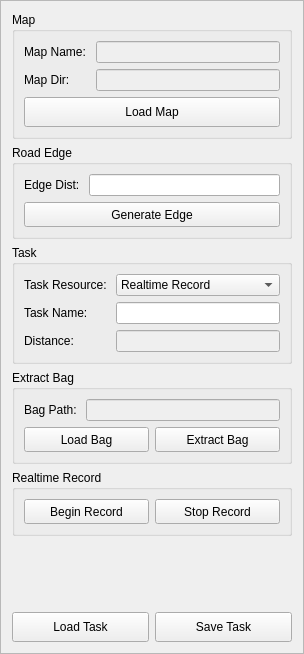
<?xml version="1.0" encoding="UTF-8"?>
<ui version="4.0">
 <class>TaskControlFrame</class>
 <widget class="QFrame" name="TaskControlFrame">
  <property name="geometry">
   <rect>
    <x>0</x>
    <y>0</y>
    <width>304</width>
    <height>654</height>
   </rect>
  </property>
  <property name="windowTitle">
   <string>Frame</string>
  </property>
  <property name="frameShape">
   <enum>QFrame::StyledPanel</enum>
  </property>
  <property name="frameShadow">
   <enum>QFrame::Raised</enum>
  </property>
  <layout class="QVBoxLayout" name="verticalLayout_4">
   <item>
    <widget class="QGroupBox" name="groupBox_map">
     <property name="title">
      <string>Map</string>
     </property>
     <layout class="QVBoxLayout" name="verticalLayout">
      <item>
       <layout class="QGridLayout" name="gridLayout">
        <item row="0" column="0">
         <widget class="QLabel" name="label">
          <property name="text">
           <string>Map Name: </string>
          </property>
         </widget>
        </item>
        <item row="0" column="1">
         <widget class="QLineEdit" name="lineEdit_map_name">
          <property name="enabled">
           <bool>false</bool>
          </property>
          <property name="readOnly">
           <bool>false</bool>
          </property>
         </widget>
        </item>
        <item row="1" column="0">
         <widget class="QLabel" name="label_2">
          <property name="text">
           <string>Map Dir: </string>
          </property>
         </widget>
        </item>
        <item row="1" column="1">
         <widget class="QLineEdit" name="lineEdit_map_dir">
          <property name="enabled">
           <bool>false</bool>
          </property>
          <property name="readOnly">
           <bool>false</bool>
          </property>
         </widget>
        </item>
       </layout>
      </item>
      <item>
       <widget class="QPushButton" name="pushButton_load_map">
        <property name="minimumSize">
         <size>
          <width>0</width>
          <height>30</height>
         </size>
        </property>
        <property name="text">
         <string>Load Map</string>
        </property>
       </widget>
      </item>
     </layout>
    </widget>
   </item>
   <item>
    <widget class="QGroupBox" name="groupBox_road_edge">
     <property name="title">
      <string>Road Edge</string>
     </property>
     <layout class="QVBoxLayout" name="verticalLayout_3">
      <item>
       <layout class="QHBoxLayout" name="horizontalLayout_4">
        <item>
         <widget class="QLabel" name="label_7">
          <property name="text">
           <string>Edge Dist: </string>
          </property>
         </widget>
        </item>
        <item>
         <widget class="QLineEdit" name="lineEdit_edge_dist">
          <property name="enabled">
           <bool>true</bool>
          </property>
          <property name="readOnly">
           <bool>false</bool>
          </property>
         </widget>
        </item>
       </layout>
      </item>
      <item>
       <widget class="QPushButton" name="pushButton_generate_edge">
        <property name="minimumSize">
         <size>
          <width>0</width>
          <height>25</height>
         </size>
        </property>
        <property name="text">
         <string>Generate Edge</string>
        </property>
       </widget>
      </item>
     </layout>
    </widget>
   </item>
   <item>
    <widget class="QGroupBox" name="groupBox_task">
     <property name="title">
      <string>Task</string>
     </property>
     <layout class="QGridLayout" name="gridLayout_2">
      <item row="0" column="0">
       <widget class="QLabel" name="label_5">
        <property name="text">
         <string>Task Resource: </string>
        </property>
       </widget>
      </item>
      <item row="0" column="1">
       <widget class="QComboBox" name="comboBox_task_resource">
        <item>
         <property name="text">
          <string>Realtime Record</string>
         </property>
        </item>
        <item>
         <property name="text">
          <string>Extract Bag</string>
         </property>
        </item>
        <item>
         <property name="text">
          <string>Load Task</string>
         </property>
        </item>
        <item>
         <property name="text">
          <string>Draw Task</string>
         </property>
        </item>
       </widget>
      </item>
      <item row="1" column="0">
       <widget class="QLabel" name="label_3">
        <property name="text">
         <string>Task Name: </string>
        </property>
       </widget>
      </item>
      <item row="1" column="1">
       <widget class="QLineEdit" name="lineEdit_task_name">
        <property name="readOnly">
         <bool>false</bool>
        </property>
       </widget>
      </item>
      <item row="2" column="0">
       <widget class="QLabel" name="label_4">
        <property name="text">
         <string>Distance: </string>
        </property>
       </widget>
      </item>
      <item row="2" column="1">
       <widget class="QLineEdit" name="lineEdit_distance">
        <property name="enabled">
         <bool>false</bool>
        </property>
        <property name="readOnly">
         <bool>false</bool>
        </property>
       </widget>
      </item>
     </layout>
    </widget>
   </item>
   <item>
    <widget class="QGroupBox" name="groupBox_extract_bag">
     <property name="title">
      <string>Extract Bag</string>
     </property>
     <layout class="QVBoxLayout" name="verticalLayout_2">
      <item>
       <layout class="QHBoxLayout" name="horizontalLayout">
        <item>
         <widget class="QLabel" name="label_6">
          <property name="text">
           <string>Bag Path: </string>
          </property>
         </widget>
        </item>
        <item>
         <widget class="QLineEdit" name="lineEdit_bag_path">
          <property name="enabled">
           <bool>false</bool>
          </property>
          <property name="readOnly">
           <bool>false</bool>
          </property>
         </widget>
        </item>
       </layout>
      </item>
      <item>
       <layout class="QGridLayout" name="gridLayout_3">
        <item row="0" column="0">
         <widget class="QPushButton" name="pushButton_load_bag">
          <property name="minimumSize">
           <size>
            <width>0</width>
            <height>25</height>
           </size>
          </property>
          <property name="text">
           <string>Load Bag</string>
          </property>
         </widget>
        </item>
        <item row="0" column="1">
         <widget class="QPushButton" name="pushButton_extract_bag">
          <property name="minimumSize">
           <size>
            <width>0</width>
            <height>25</height>
           </size>
          </property>
          <property name="text">
           <string>Extract Bag</string>
          </property>
         </widget>
        </item>
       </layout>
      </item>
     </layout>
    </widget>
   </item>
   <item>
    <widget class="QGroupBox" name="groupBox_record">
     <property name="title">
      <string>Realtime Record</string>
     </property>
     <layout class="QHBoxLayout" name="horizontalLayout_2">
      <item>
       <widget class="QPushButton" name="pushButton_begin_record">
        <property name="minimumSize">
         <size>
          <width>0</width>
          <height>25</height>
         </size>
        </property>
        <property name="text">
         <string>Begin Record</string>
        </property>
       </widget>
      </item>
      <item>
       <widget class="QPushButton" name="pushButton_stop_record">
        <property name="minimumSize">
         <size>
          <width>0</width>
          <height>25</height>
         </size>
        </property>
        <property name="text">
         <string>Stop Record</string>
        </property>
       </widget>
      </item>
     </layout>
    </widget>
   </item>
   <item>
    <spacer name="verticalSpacer">
     <property name="orientation">
      <enum>Qt::Vertical</enum>
     </property>
     <property name="sizeHint" stdset="0">
      <size>
       <width>20</width>
       <height>19</height>
      </size>
     </property>
    </spacer>
   </item>
   <item>
    <layout class="QHBoxLayout" name="horizontalLayout_3">
     <item>
      <widget class="QPushButton" name="pushButton_load_task">
       <property name="minimumSize">
        <size>
         <width>0</width>
         <height>30</height>
        </size>
       </property>
       <property name="text">
        <string>Load Task</string>
       </property>
      </widget>
     </item>
     <item>
      <widget class="QPushButton" name="pushButton_save_task">
       <property name="minimumSize">
        <size>
         <width>0</width>
         <height>30</height>
        </size>
       </property>
       <property name="text">
        <string>Save Task</string>
       </property>
      </widget>
     </item>
    </layout>
   </item>
  </layout>
 </widget>
 <resources/>
 <connections/>
</ui>
